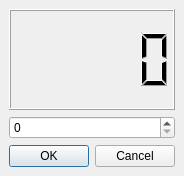
<ui version="4.0" >
 <comment>
   Copyright (c) 2006-2007, Johan Thelin
   
   All rights reserved.
   
   Redistribution and use in source and binary forms, with or without modification, 
   are permitted provided that the following conditions are met:
   
       * Redistributions of source code must retain the above copyright notice, 
         this list of conditions and the following disclaimer.
       * Redistributions in binary form must reproduce the above copyright notice,  
         this list of conditions and the following disclaimer in the documentation 
         and/or other materials provided with the distribution.
       * Neither the name of APress nor the names of its contributors 
         may be used to endorse or promote products derived from this software 
         without specific prior written permission.
   
   THIS SOFTWARE IS PROVIDED BY THE COPYRIGHT HOLDERS AND CONTRIBUTORS
   "AS IS" AND ANY EXPRESS OR IMPLIED WARRANTIES, INCLUDING, BUT NOT
   LIMITED TO, THE IMPLIED WARRANTIES OF MERCHANTABILITY AND FITNESS FOR
   A PARTICULAR PURPOSE ARE DISCLAIMED. IN NO EVENT SHALL THE COPYRIGHT OWNER OR
   CONTRIBUTORS BE LIABLE FOR ANY DIRECT, INDIRECT, INCIDENTAL, SPECIAL,
   EXEMPLARY, OR CONSEQUENTIAL DAMAGES (INCLUDING, BUT NOT LIMITED TO,
   PROCUREMENT OF SUBSTITUTE GOODS OR SERVICES; LOSS OF USE, DATA, OR
   PROFITS; OR BUSINESS INTERRUPTION) HOWEVER CAUSED AND ON ANY THEORY OF
   LIABILITY, WHETHER IN CONTRACT, STRICT LIABILITY, OR TORT (INCLUDING
   NEGLIGENCE OR OTHERWISE) ARISING IN ANY WAY OUT OF THE USE OF THIS
   SOFTWARE, EVEN IF ADVISED OF THE POSSIBILITY OF SUCH DAMAGE.
 </comment>
 <class>Dialog</class>
 <widget class="QDialog" name="Dialog" >
  <property name="geometry" >
   <rect>
    <x>0</x>
    <y>0</y>
    <width>181</width>
    <height>176</height>
   </rect>
  </property>
  <property name="windowTitle" >
   <string>Dialog</string>
  </property>
  <layout class="QGridLayout" >
   <property name="margin" >
    <number>9</number>
   </property>
   <property name="spacing" >
    <number>6</number>
   </property>
   <item row="1" column="0" >
    <widget class="QSpinBox" name="spinBox" />
   </item>
   <item row="0" column="0" >
    <widget class="QLCDNumber" name="lcdNumber" />
   </item>
   <item row="2" column="0" >
    <widget class="QDialogButtonBox" name="buttonBox" >
     <property name="orientation" >
      <enum>Qt::Horizontal</enum>
     </property>
     <property name="standardButtons" >
      <set>QDialogButtonBox::Cancel|QDialogButtonBox::NoButton|QDialogButtonBox::Ok</set>
     </property>
    </widget>
   </item>
  </layout>
 </widget>
 <resources/>
 <connections>
  <connection>
   <sender>buttonBox</sender>
   <signal>accepted()</signal>
   <receiver>Dialog</receiver>
   <slot>accept()</slot>
   <hints>
    <hint type="sourcelabel" >
     <x>171</x>
     <y>154</y>
    </hint>
    <hint type="destinationlabel" >
     <x>157</x>
     <y>175</y>
    </hint>
   </hints>
  </connection>
  <connection>
   <sender>buttonBox</sender>
   <signal>rejected()</signal>
   <receiver>Dialog</receiver>
   <slot>reject()</slot>
   <hints>
    <hint type="sourcelabel" >
     <x>171</x>
     <y>160</y>
    </hint>
    <hint type="destinationlabel" >
     <x>180</x>
     <y>175</y>
    </hint>
   </hints>
  </connection>
  <connection>
   <sender>spinBox</sender>
   <signal>valueChanged(int)</signal>
   <receiver>lcdNumber</receiver>
   <slot>display(int)</slot>
   <hints>
    <hint type="sourcelabel" >
     <x>22</x>
     <y>122</y>
    </hint>
    <hint type="destinationlabel" >
     <x>36</x>
     <y>58</y>
    </hint>
   </hints>
  </connection>
 </connections>
</ui>
